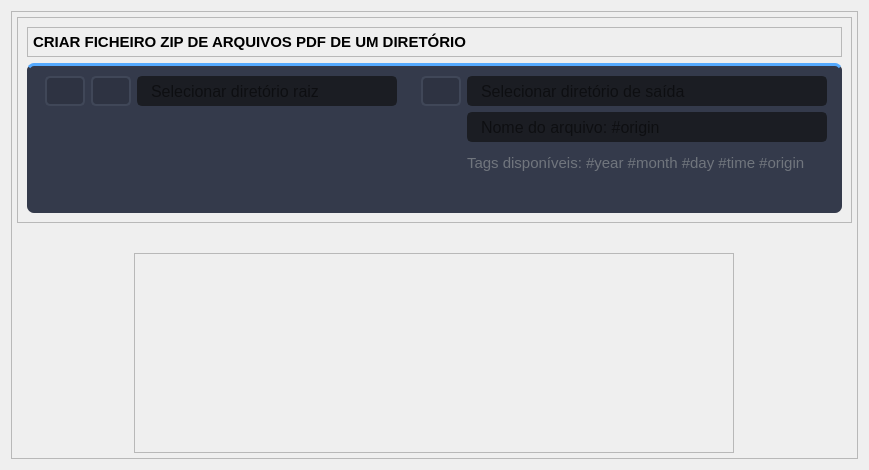
                  <widget class="QWidget" name="page_zip">
                   <layout class="QVBoxLayout" name="verticalLayout_8">
                    <item alignment="Qt::AlignTop">
                     <widget class="QFrame" name="frame_main_zip">
                      <property name="frameShape">
                       <enum>QFrame::StyledPanel</enum>
                      </property>
                      <property name="frameShadow">
                       <enum>QFrame::Raised</enum>
                      </property>
                      <layout class="QVBoxLayout" name="verticalLayout_18">
                       <property name="spacing">
                        <number>30</number>
                       </property>
                       <property name="leftMargin">
                        <number>5</number>
                       </property>
                       <property name="topMargin">
                        <number>5</number>
                       </property>
                       <property name="rightMargin">
                        <number>5</number>
                       </property>
                       <property name="bottomMargin">
                        <number>5</number>
                       </property>
                       <item alignment="Qt::AlignHCenter|Qt::AlignTop">
                        <widget class="QFrame" name="frame_zip">
                         <property name="frameShape">
                          <enum>QFrame::StyledPanel</enum>
                         </property>
                         <property name="frameShadow">
                          <enum>QFrame::Raised</enum>
                         </property>
                         <layout class="QVBoxLayout" name="verticalLayout_6">
                          <item>
                           <widget class="QFrame" name="frame_description_zip">
                            <property name="minimumSize">
                             <size>
                              <width>0</width>
                              <height>0</height>
                             </size>
                            </property>
                            <property name="frameShape">
                             <enum>QFrame::StyledPanel</enum>
                            </property>
                            <property name="frameShadow">
                             <enum>QFrame::Raised</enum>
                            </property>
                            <layout class="QHBoxLayout" name="horizontalLayout_21">
                             <property name="leftMargin">
                              <number>5</number>
                             </property>
                             <property name="topMargin">
                              <number>5</number>
                             </property>
                             <property name="rightMargin">
                              <number>5</number>
                             </property>
                             <property name="bottomMargin">
                              <number>5</number>
                             </property>
                             <item alignment="Qt::AlignLeft">
                              <widget class="QLabel" name="label_description_zip">
                               <property name="minimumSize">
                                <size>
                                 <width>0</width>
                                 <height>0</height>
                                </size>
                               </property>
                               <property name="font">
                                <font>
                                 <family>Segoe UI</family>
                                 <pointsize>11</pointsize>
                                 <weight>75</weight>
                                 <bold>true</bold>
                                </font>
                               </property>
                               <property name="styleSheet">
                                <string notr="true"/>
                               </property>
                               <property name="text">
                                <string>CRIAR FICHEIRO ZIP DE ARQUIVOS PDF DE UM DIRETÓRIO</string>
                               </property>
                              </widget>
                             </item>
                            </layout>
                           </widget>
                          </item>
                          <item alignment="Qt::AlignHCenter">
                           <widget class="QFrame" name="frame_top_page_zip">
                            <property name="minimumSize">
                             <size>
                              <width>690</width>
                              <height>150</height>
                             </size>
                            </property>
                            <property name="maximumSize">
                             <size>
                              <width>815</width>
                              <height>16777215</height>
                             </size>
                            </property>
                            <property name="styleSheet">
                             <string notr="true">background-color:#343A4B;
border-radius: 7px;
border-top: 3px solid rgb(85, 170, 255);</string>
                            </property>
                            <property name="frameShape">
                             <enum>QFrame::StyledPanel</enum>
                            </property>
                            <property name="frameShadow">
                             <enum>QFrame::Raised</enum>
                            </property>
                            <layout class="QHBoxLayout" name="horizontalLayout_29">
                             <property name="leftMargin">
                              <number>9</number>
                             </property>
                             <property name="topMargin">
                              <number>5</number>
                             </property>
                             <property name="rightMargin">
                              <number>9</number>
                             </property>
                             <property name="bottomMargin">
                              <number>5</number>
                             </property>
                             <item alignment="Qt::AlignHCenter|Qt::AlignTop">
                              <widget class="QFrame" name="frame_input_zip">
                               <property name="minimumSize">
                                <size>
                                 <width>0</width>
                                 <height>0</height>
                                </size>
                               </property>
                               <property name="maximumSize">
                                <size>
                                 <width>16777215</width>
                                 <height>16777215</height>
                                </size>
                               </property>
                               <property name="font">
                                <font>
                                 <family>Segoe UI</family>
                                </font>
                               </property>
                               <property name="styleSheet">
                                <string notr="true">border: 0px;</string>
                               </property>
                               <property name="frameShape">
                                <enum>QFrame::StyledPanel</enum>
                               </property>
                               <property name="frameShadow">
                                <enum>QFrame::Raised</enum>
                               </property>
                               <layout class="QGridLayout" name="gridLayout_7">
                                <property name="leftMargin">
                                 <number>9</number>
                                </property>
                                <property name="topMargin">
                                 <number>5</number>
                                </property>
                                <property name="rightMargin">
                                 <number>9</number>
                                </property>
                                <property name="bottomMargin">
                                 <number>5</number>
                                </property>
                                <item row="1" column="2">
                                 <widget class="QLineEdit" name="lineEdit_rootDirectory_zip">
                                  <property name="minimumSize">
                                   <size>
                                    <width>260</width>
                                    <height>30</height>
                                   </size>
                                  </property>
                                  <property name="maximumSize">
                                   <size>
                                    <width>16777215</width>
                                    <height>16777215</height>
                                   </size>
                                  </property>
                                  <property name="font">
                                   <font>
                                    <family>Segoe UI</family>
                                    <pointsize>12</pointsize>
                                   </font>
                                  </property>
                                  <property name="styleSheet">
                                   <string notr="true">QLineEdit {
	background-color: rgb(27, 29, 35);
	border-radius: 5px;
	border: 2px solid rgb(27, 29, 35);
	padding-left: 10px;
}
QLineEdit:hover {
	border: 2px solid rgb(85, 170, 255);
	border: 2px solid rgb(91, 101, 124);
}
QLineEdit:focus {
	border: 2px solid rgb(85, 170, 255);
}</string>
                                  </property>
                                  <property name="placeholderText">
                                   <string>Selecionar diretório raiz</string>
                                  </property>
                                 </widget>
                                </item>
                                <item row="1" column="1">
                                 <widget class="QPushButton" name="pushButton_selectRootDirectory_zip">
                                  <property name="minimumSize">
                                   <size>
                                    <width>40</width>
                                    <height>30</height>
                                   </size>
                                  </property>
                                  <property name="styleSheet">
                                   <string notr="true">QPushButton {
	border: 2px solid rgb(64, 71, 88);
	border-radius: 5px;	
	background-color:#2E3342;
}
QPushButton:hover {
	background-color: rgb(85, 170, 255);
	border: 2px solid rgb(85, 170, 255);
}
QPushButton:pressed {	
	background-color: rgb(35, 40, 49);
	border: 2px solid rgb(43, 50, 61);
}</string>
                                  </property>
                                  <property name="text">
                                   <string/>
                                  </property>
                                  <property name="icon">
                                   <iconset resource="../Simple_PySide_Base/files.qrc">
                                    <normaloff>:/20x20/icons/20x20/cil-folder.png</normaloff>:/20x20/icons/20x20/cil-folder.png</iconset>
                                  </property>
                                  <property name="iconSize">
                                   <size>
                                    <width>18</width>
                                    <height>18</height>
                                   </size>
                                  </property>
                                 </widget>
                                </item>
                                <item row="1" column="0">
                                 <widget class="QPushButton" name="pushButton_run_zip">
                                  <property name="minimumSize">
                                   <size>
                                    <width>40</width>
                                    <height>30</height>
                                   </size>
                                  </property>
                                  <property name="maximumSize">
                                   <size>
                                    <width>40</width>
                                    <height>30</height>
                                   </size>
                                  </property>
                                  <property name="styleSheet">
                                   <string notr="true">QPushButton {
	border: 2px solid rgb(64, 71, 88);
	border-radius: 5px;	
	background-color:#2E3342;
}
QPushButton:hover {
	background-color: rgb(85, 170, 255);
	border: 2px solid rgb(85, 170, 255);
}
QPushButton:pressed {	
	background-color: rgb(35, 40, 49);
	border: 2px solid rgb(43, 50, 61);
}</string>
                                  </property>
                                  <property name="text">
                                   <string/>
                                  </property>
                                  <property name="icon">
                                   <iconset resource="../Simple_PySide_Base/files.qrc">
                                    <normaloff>:/20x20/icons/20x20/cil-media-play.png</normaloff>:/20x20/icons/20x20/cil-media-play.png</iconset>
                                  </property>
                                  <property name="iconSize">
                                   <size>
                                    <width>18</width>
                                    <height>18</height>
                                   </size>
                                  </property>
                                 </widget>
                                </item>
                               </layout>
                              </widget>
                             </item>
                             <item alignment="Qt::AlignHCenter|Qt::AlignTop">
                              <widget class="QFrame" name="frame_output_zip">
                               <property name="minimumSize">
                                <size>
                                 <width>432</width>
                                 <height>115</height>
                                </size>
                               </property>
                               <property name="maximumSize">
                                <size>
                                 <width>428</width>
                                 <height>16777215</height>
                                </size>
                               </property>
                               <property name="styleSheet">
                                <string notr="true">border: 0px;</string>
                               </property>
                               <property name="frameShape">
                                <enum>QFrame::StyledPanel</enum>
                               </property>
                               <property name="frameShadow">
                                <enum>QFrame::Raised</enum>
                               </property>
                               <layout class="QFormLayout" name="formLayout_7">
                                <property name="leftMargin">
                                 <number>9</number>
                                </property>
                                <property name="topMargin">
                                 <number>5</number>
                                </property>
                                <property name="rightMargin">
                                 <number>9</number>
                                </property>
                                <property name="bottomMargin">
                                 <number>5</number>
                                </property>
                                <item row="1" column="1">
                                 <widget class="QLineEdit" name="lineEdit_filename_zip">
                                  <property name="minimumSize">
                                   <size>
                                    <width>0</width>
                                    <height>30</height>
                                   </size>
                                  </property>
                                  <property name="maximumSize">
                                   <size>
                                    <width>360</width>
                                    <height>16777215</height>
                                   </size>
                                  </property>
                                  <property name="font">
                                   <font>
                                    <family>Segoe UI</family>
                                    <pointsize>12</pointsize>
                                   </font>
                                  </property>
                                  <property name="styleSheet">
                                   <string notr="true">QLineEdit {
	background-color: rgb(27, 29, 35);
	border-radius: 5px;
	border: 2px solid rgb(27, 29, 35);
	padding-left: 10px;
}
QLineEdit:hover {
	border: 2px solid rgb(85, 170, 255);
	border: 2px solid rgb(91, 101, 124);
}
QLineEdit:focus {
	border: 2px solid rgb(85, 170, 255);
}</string>
                                  </property>
                                  <property name="placeholderText">
                                   <string>Nome do arquivo: #origin</string>
                                  </property>
                                 </widget>
                                </item>
                                <item row="3" column="1">
                                 <widget class="QLabel" name="label_tags_zip">
                                  <property name="minimumSize">
                                   <size>
                                    <width>0</width>
                                    <height>30</height>
                                   </size>
                                  </property>
                                  <property name="maximumSize">
                                   <size>
                                    <width>16777215</width>
                                    <height>16777215</height>
                                   </size>
                                  </property>
                                  <property name="font">
                                   <font>
                                    <family>Segoe UI</family>
                                    <pointsize>11</pointsize>
                                   </font>
                                  </property>
                                  <property name="styleSheet">
                                   <string notr="true">color: rgb(112, 117, 125);</string>
                                  </property>
                                  <property name="text">
                                   <string>Tags disponíveis: #year #month #day #time #origin</string>
                                  </property>
                                 </widget>
                                </item>
                                <item row="0" column="1">
                                 <widget class="QLineEdit" name="lineEdit_outputPath_zip">
                                  <property name="minimumSize">
                                   <size>
                                    <width>360</width>
                                    <height>30</height>
                                   </size>
                                  </property>
                                  <property name="maximumSize">
                                   <size>
                                    <width>360</width>
                                    <height>16777215</height>
                                   </size>
                                  </property>
                                  <property name="font">
                                   <font>
                                    <family>Segoe UI</family>
                                    <pointsize>12</pointsize>
                                   </font>
                                  </property>
                                  <property name="styleSheet">
                                   <string notr="true">QLineEdit {
	background-color: rgb(27, 29, 35);
	border-radius: 5px;
	border: 2px solid rgb(27, 29, 35);
	padding-left: 10px;
}
QLineEdit:hover {
	border: 2px solid rgb(85, 170, 255);
	border: 2px solid rgb(91, 101, 124);
}
QLineEdit:focus {
	border: 2px solid rgb(85, 170, 255);
}</string>
                                  </property>
                                  <property name="placeholderText">
                                   <string>Selecionar diretório de saída</string>
                                  </property>
                                 </widget>
                                </item>
                                <item row="0" column="0">
                                 <widget class="QPushButton" name="pushButton_outputPath_zip">
                                  <property name="minimumSize">
                                   <size>
                                    <width>40</width>
                                    <height>30</height>
                                   </size>
                                  </property>
                                  <property name="styleSheet">
                                   <string notr="true">QPushButton {
	border: 2px solid rgb(64, 71, 88);
	border-radius: 5px;	
	background-color:#2E3342;
}
QPushButton:hover {
	background-color: rgb(85, 170, 255);
	border: 2px solid rgb(85, 170, 255);
}
QPushButton:pressed {	
	background-color: rgb(35, 40, 49);
	border: 2px solid rgb(43, 50, 61);
}</string>
                                  </property>
                                  <property name="text">
                                   <string/>
                                  </property>
                                  <property name="icon">
                                   <iconset resource="../Simple_PySide_Base/files.qrc">
                                    <normaloff>:/20x20/icons/20x20/cil-folder.png</normaloff>:/20x20/icons/20x20/cil-folder.png</iconset>
                                  </property>
                                  <property name="iconSize">
                                   <size>
                                    <width>18</width>
                                    <height>18</height>
                                   </size>
                                  </property>
                                 </widget>
                                </item>
                               </layout>
                              </widget>
                             </item>
                            </layout>
                           </widget>
                          </item>
                         </layout>
                        </widget>
                       </item>
                       <item alignment="Qt::AlignHCenter|Qt::AlignTop">
                        <widget class="QFrame" name="frame_drop_zip">
                         <property name="minimumSize">
                          <size>
                           <width>600</width>
                           <height>200</height>
                          </size>
                         </property>
                         <property name="maximumSize">
                          <size>
                           <width>690</width>
                           <height>16777215</height>
                          </size>
                         </property>
                         <property name="frameShape">
                          <enum>QFrame::StyledPanel</enum>
                         </property>
                         <property name="frameShadow">
                          <enum>QFrame::Raised</enum>
                         </property>
                         <layout class="QHBoxLayout" name="horizontalLayout_20">
                          <property name="leftMargin">
                           <number>5</number>
                          </property>
                          <property name="topMargin">
                           <number>0</number>
                          </property>
                          <property name="rightMargin">
                           <number>5</number>
                          </property>
                         </layout>
                        </widget>
                       </item>
                      </layout>
                     </widget>
                    </item>
                   </layout>
                  </widget>
